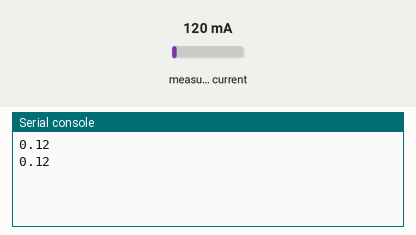
This program was run on a simulated Raspberry Pi Pico running MicroPython. Parts: the last lines printed to the serial console. The inputs (shaded band) are chosen by the test bench; at power-on: measured current 120 mA. Library files of the repository ran but are not shown: ina260.py.

Above: at 1.2 s.
1.3 s: measured current set to 40 mA
At 2.6 s:
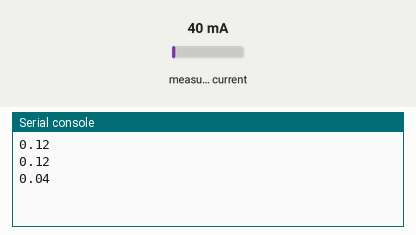
2.8 s: measured current set to 500 mA
At 3.4 s:
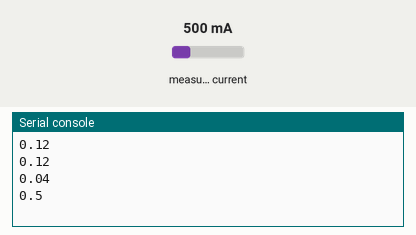
Timing chart, 0 to 5.8 s (numbered marks = the images above; inputs shaded):
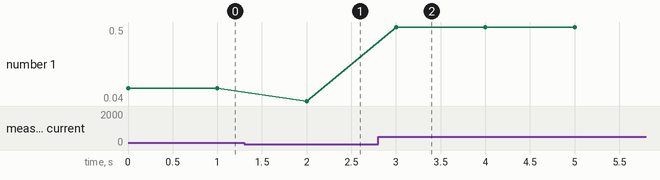

Measured:
- after the input at 1.3 s, the serial console: prints a new line after 0.70 s (image 1)
- after the input at 2.8 s, the serial console: prints a new line after 0.20 s (image 2)
- plotted number 1: 0.12 → 0.04 after the input at 1.3 s, 0.04 → 0.5 after the input at 2.8 s

The program:

ina-test.py
```python
import ina260
import struct
from time import sleep
from machine import Pin, I2C

i2c = I2C(0, scl=Pin(9), sda=Pin(8), freq=400_000)
ina = ina260.INA260(i2c=i2c)

while True:
    print(ina.current())
    sleep(1)
```
